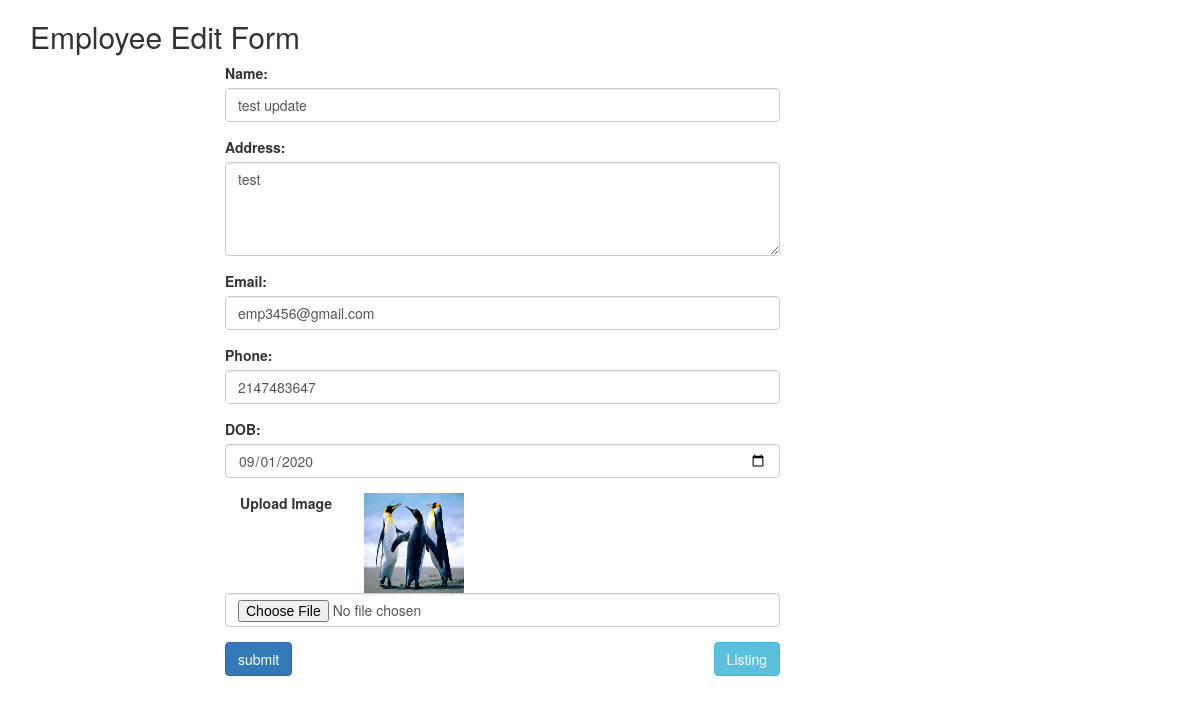
Page /home/edit/2 on the committed database.
### tables this page shows
CREATE TABLE `employees` (
  `id` int(10) NOT NULL,
  `name` varchar(50) NOT NULL,
  `address` text NOT NULL,
  `email` text NOT NULL,
  `phone` varchar(20) NOT NULL,
  `dob` date NOT NULL,
  `image` text NOT NULL
);

### application/controllers/Home.php (called while the page is built, shortened)
<?php
class Home extends CI_Controller {
	public function __construct(){
		$this->load->model('Operation_model','operations');
	}
	public function edit($id){
		$data['reset'] = false;
		$employee=$this->operations->getSpecific('employees',$id);
		$data['employee']=$employee;
		$this->load->view('edit',$data);
	}
}

### index.php (called while the page is built, shortened)
<?php
require_once BASEPATH.'core/CodeIgniter.php';

### application/models/Operation_model.php (called while the page is built, shortened)
<?php
class Operation_model extends CI_Model{
	public function getSpecific($table,$id){
	  return $this->db->select('*')
						->from($table)
						->where('id',$id)
						->get()->row();
  }
}
?>

### application/views/edit.php (the view, shortened to what this page needs)
<!DOCTYPE html>
<html lang="en">
<head>
  <link rel="stylesheet" href="https://maxcdn.bootstrapcdn.com/bootstrap/3.4.1/css/bootstrap.min.css">
</head>
<body>
<div class="container">
  <h2>Employee Edit Form</h2>
  <div class="row">
    <div class="col-sm-offset-2 col-sm-6">
  <?php echo form_open_multipart('home/edit/'.$employee->id, ['id' => 'employee_form']); ?>
    <div class="form-group">
      <label for="name">Name:</label>
      <?php echo form_input('name',($employee->name)?$employee->name:set_value('name'),'class="form-control" placeholder="Enter Name"' );?>
    </div>
     <div class="form-group">
      <label for="address">Address:</label>
      <?php
      $options = array(
    'name' => 'address',
    'rows' => '4',
    'cols' => '5',
    'class'=>'form-control',
    'value'=>($employee->address)?$employee->address:set_value('address')
);
      echo form_textarea($options);?>
    </div>
     <div class="form-group">
      <label for="email">Email:</label>
      <?php echo form_input('email',($employee->email)?$employee->email:set_value('email'),'class="form-control" placeholder="Enter Employee Email"');?>
    </div>
     <div class="form-group">
      <label for="phone">Phone:</label>
      <?php echo form_input('phone',($employee->phone)?$employee->phone:set_value('phone'),'class="form-control" placeholder="Enter Phone"' );?>
    </div>
     <div class="form-group">
      <label for="dob">DOB:</label>
     <?php  echo form_input(['name'=>'dob','value'=>($employee->dob)?$employee->dob:set_value('dob'),'type'=>'date','class'=>'form-control','placeholder'=>'Enter DOB']); ?>
    </div>
    <div class="form-group">
          <?php if($employee->image!=''){ ?>
          <img src="<?php echo base_url('images/'.$employee->image); ?>" height=100 width=100>
          <?php } ?>
          <?php echo form_label('Upload Image','',['class'=>"col-sm-3 control-label"]); ?>
          <?php echo form_input(['class'=>'form-control','type'=>'file','name'=>'image']) ;?>
    </div>
    <?php echo form_submit('Add','submit','class="btn btn-primary"'); ?>
    <?php echo anchor(base_url().'home','Listing','class="btn btn-info pull-right"'); ?>
  <?php echo form_close();?>
</div>
</div>
</div>
</body>
</html>

### rows in the picture
employees: name "test update", address "test", email "emp3456@gmail.com", phone "2147483647", dob "09/01/2020", image (picture)

### other values in the picture
form_label('Upload Image','',['class'=>"col-sm-3 control-label"]) "Upload Image"
anchor(base_url().'home','Listing','class="btn btn-info pull-right"') "Listing"
